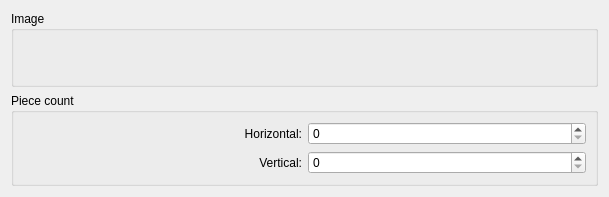
<ui version="4.0" >
 <class>NewPuzzleDialog</class>
 <widget class="QWidget" name="NewPuzzleDialog" >
  <property name="geometry" >
   <rect>
    <x>0</x>
    <y>0</y>
    <width>609</width>
    <height>197</height>
   </rect>
  </property>
  <property name="windowTitle" >
   <string>Dialog</string>
  </property>
  <layout class="QVBoxLayout" name="mainLayout" >
   <item>
    <widget class="QGroupBox" name="groupBox" >
     <property name="title" >
      <string>Image</string>
     </property>
     <layout class="QVBoxLayout" name="verticalLayout" >
      <item>
       <widget class="KUrlRequester" name="urlImage" />
      </item>
     </layout>
    </widget>
   </item>
   <item>
    <widget class="QGroupBox" name="groupBox_2" >
     <property name="title" >
      <string>Piece count</string>
     </property>
     <layout class="QGridLayout" name="gridLayout" >
      <item row="0" column="0" >
       <widget class="QLabel" name="label" >
        <property name="text" >
         <string>Horizontal:</string>
        </property>
        <property name="alignment" >
         <set>Qt::AlignRight|Qt::AlignTrailing|Qt::AlignVCenter</set>
        </property>
       </widget>
      </item>
      <item row="0" column="1" >
       <widget class="QSpinBox" name="spinHorizontalPieces" />
      </item>
      <item row="1" column="1" >
       <widget class="QSpinBox" name="spinVerticalPieces" />
      </item>
      <item row="1" column="0" >
       <widget class="QLabel" name="label_2" >
        <property name="text" >
         <string>Vertical:</string>
        </property>
        <property name="alignment" >
         <set>Qt::AlignRight|Qt::AlignTrailing|Qt::AlignVCenter</set>
        </property>
       </widget>
      </item>
     </layout>
    </widget>
   </item>
  </layout>
 </widget>
 <customwidgets>
  <customwidget>
   <class>KUrlRequester</class>
   <extends>QFrame</extends>
   <header>kurlrequester.h</header>
  </customwidget>
 </customwidgets>
 <resources/>
 <connections/>
</ui>
